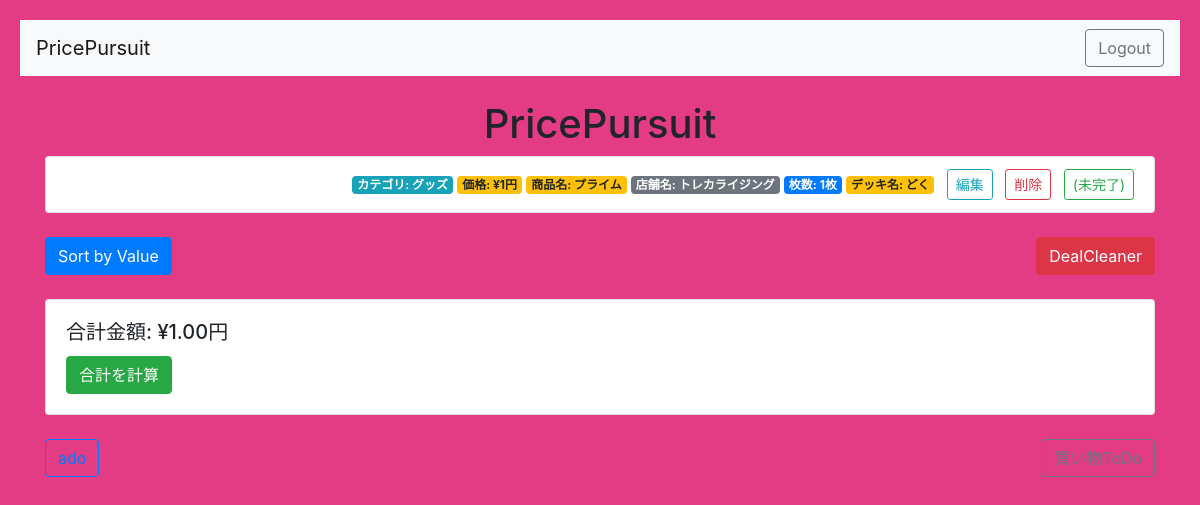
Screenshot of / (signed in) with the database file from the repository.
### todo/models.py (models this page shows, shortened)
class TodoItem(models.Model):
    title = models.CharField(max_length=200)
    completed = models.BooleanField(default=False)
    description = models.CharField(max_length=100)
    due_date = models.DateField(null=True, blank=True)
    priority = models.CharField(max_length=50)
    price = models.DecimalField(max_digits=10, decimal_places=2, null=True, blank=True)  # 任意にする
    deadline = models.DateField(null=True, blank=True)
    name = models.CharField(max_length=100)
    category = models.ForeignKey(Category, on_delete=models.CASCADE)
    is_shopping = models.BooleanField(default=False)
    source = models.CharField(max_length=50, default='default')
    store = models.ForeignKey(Store, on_delete=models.CASCADE, null=True, blank=True)  # 店舗フィールドを追加
    quantity = models.IntegerField(default=1)  # ここに追加
    shopping_category = models.ForeignKey(ShoppingCategory, on_delete=models.CASCADE, null=True, blank=True)  # ショッピングカテゴリを追加する  # 新規フィールドを追加する  # 新規フィールドを追加する  # 新規フィールドを追加する  # 新規フィールドを追加する  # 新規フィールドを追加する
    deck_name = models.CharField(max_length=100, blank=True, null=True)  # デッキ名フィールド

class Category(models.Model):#カテゴリ選択
    name = models.CharField(max_length=255)

class Store(models.Model):#店舗選択
    name = models.CharField(max_length=100)
    def __str__(self):
        return self.name

### todo/views.py (the view)
# urls.py: path('', views.todo_list, name='todo_list'),
@login_required
def todo_list(request):
    categories = Category.objects.all()
    todo_items = TodoItem.objects.all()  # 商品情報を全て取得
    total_price = sum(item.price * item.quantity for item in todo_items)
    selected_category = request.GET.get('category')  # URLパラメータでカテゴリを取得
    if selected_category:
        todo_items = TodoItem.objects.filter(category__name=selected_category)
    else:
        todo_items = TodoItem.objects.all()
    if 'sort_by_price' in request.GET:
        todo_items = todo_items.order_by('price')
    else:
        todo_items = todo_items.order_by('store__name')
    context = {
        'categories': categories,
        'todo_items': todo_items,  # 商品情報
        'total_price': total_price,  # 合計金額
    }
    return render(request, 'todo_list.html', context)

### templates/todo_list.html (shortened to what this page needs)
<!DOCTYPE html>
<html lang="en">
<head>
    {% load static %}
    <link rel="stylesheet" href="{% static 'css/styles.css' %}">
    <link rel="stylesheet" href="https://stackpath.bootstrapcdn.com/bootstrap/4.5.2/css/bootstrap.min.css">
</head>
<body>
    <nav class="navbar navbar-expand-lg navbar-light bg-light">
        <a class="navbar-brand" href="#">PricePursuit</a>
        <div class="ml-auto">
            {% if user.is_authenticated %}
                <a href="{% url 'logout' %}" class="btn btn-outline-secondary">Logout</a>
            {% else %}
                <a href="{% url 'login' %}" class="btn btn-outline-primary">Login</a>
            {% endif %}
        </div>
    </nav>
    <div class="container mt-4">
        <h1 class="text-center">PricePursuit</h1>
        <ul class="list-group mb-4">
            {% for todo in todo_items %}
                {% if todo_item.category == category %}
                    <li class="list-group-item d-flex justify-content-between align-items-center">
                        <div>
                            <span class="badge badge-info">カテゴリ: {{ todo.category.name }}</span>
                            <span class="badge badge-warning">価格: ¥{{ todo.price|floatformat:"0" }}円</span>
                            <span class="badge badge-warning">商品名: {{ todo.title }}</span>
                            <span class="badge badge-secondary">店舗名: {{ todo.store }}</span>
                            <span class="badge badge-primary">枚数: {{ todo.quantity }}枚</span>
                            <span class="badge badge-warning">デッキ名: {{ todo.deck_name }}</span>
                            <a href="{% url 'edit_todo_item' todo.id %}" class="btn btn-sm btn-outline-info ml-2">編集</a>
                            <a href="{% url 'delete_todo_item' todo.id %}" class="btn btn-sm btn-outline-danger ml-2">削除</a>
                            <a href="{% url 'toggle_completed_status' todo.id %}" class="btn btn-sm btn-outline-success ml-2">
                                {% if todo.completed %}(完了){% else %}(未完了){% endif %}
                            </a>
                        </div>
                    </li>
                {% endif %}
            {% endfor %}
        </ul>
 <div class="d-flex justify-content-between mb-4">
            <form method="get" action="">
                <button type="submit" name="sort_by_price" class="btn btn-primary">Sort by Value</button>
            </form>
            <form method="post" action="{% url 'delete_cheapest_items' %}">
                <button type="submit" class="btn btn-danger">DealCleaner</button>
            </form>
        </div>
        <div class="card mb-4">
            <div class="card-body">
                <h5 class="card-title">合計金額: ¥{{ total_price }}円</h5>
                <form method="post" action="{% url 'calculate_total' %}">
                    <button type="submit" class="btn btn-success">合計を計算</button>
                </form>
            </div>
        </div>
        <div class="d-flex justify-content-between">
            <a href="{% url 'create_todo_item' %}" class="btn btn-outline-primary">ado</a>
            <a href="{% url 'shopping_todo' %}" class="btn btn-outline-secondary">買い物ToDo</a>
        </div>
    </div>
</body>
</html>

### static/css/styles.css (style rules this page uses)
body { font-family: Arial, sans-serif; margin-left: 500px; padding: 20px; background-color: aqua; }

### templates/todo_list.html (style rules this page uses)
body { transition: background-color 1s ease; }

### rows the page displays
TodoItem: category.name "グッズ", price "1", title "プライム", store "トレカライジング", quantity "1", deck_name "どく", completed "(未完了)"

### other values shown
{{ total_price }} "1.00"
